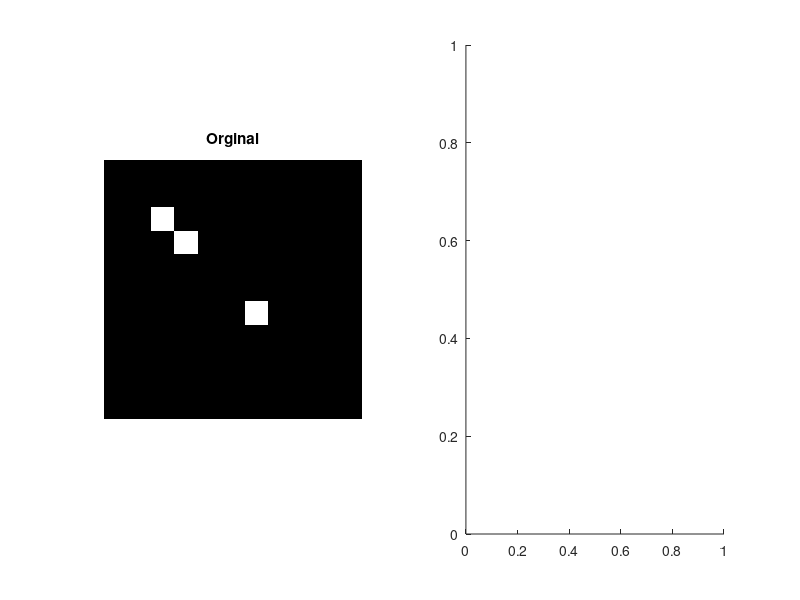

MATLAB code to generate this figure: (Note: this script raises an error after producing the figure.)
clc;
close all;
clear;

img_z=zeros(11,11);

img_z(3,3)=1;
img_z(4,4)=1;
img_z(7,7)=1;


figure(1);
subplot(1,2,1);
imshow(img_z);
title('Orginal');
subplot(1,2,2);
H = toHough(img_z,-100,100,1,-100,100,1);
imshow(H,[]);
title('Img in Hough space');


